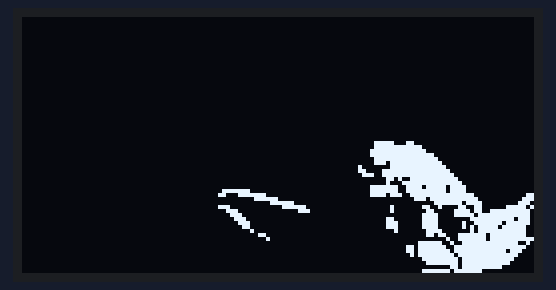
Bench run of a program on a simulated ESP32. On the bench: 128×64 one-colour display. What the program prints to the serial monitor is not drawn.

Above: at 2.1 s.

The program:

main.cpp
```cpp
#include <Arduino.h>

#include <Wire.h>
#include <Adafruit_GFX.h>
#include <Adafruit_SSD1306.h>

#define SCREEN_WIDTH 128
#define SCREEN_HEIGHT 64
#define OLED_RESET    -1
#define SCREEN_ADDRESS 0x3C  // Indirizzo I2C più comune per SSD1306

  // 'joda2', 128x64px
const unsigned char epd_bitmap_joda2 [] PROGMEM = {
	0x00, 0x00, 0x00, 0x00, 0x00, 0x00, 0x00, 0x00, 0x00, 0x00, 0x00, 0x00, 0x00, 0x00, 0x00, 0x00,
	0x00, 0x00, 0x00, 0x00, 0x00, 0x00, 0x00, 0x00, 0x00, 0x00, 0x00, 0x00, 0x00, 0x00, 0x00, 0x00,
	0x00, 0x00, 0x00, 0x00, 0x00, 0x00, 0x00, 0x00, 0x00, 0x00, 0x00, 0x00, 0x00, 0x00, 0x00, 0x00,
	0x00, 0x00, 0x00, 0x00, 0x00, 0x00, 0x00, 0x00, 0x00, 0x00, 0x00, 0x00, 0x00, 0x00, 0x00, 0x00,
	0x00, 0x00, 0x00, 0x00, 0x00, 0x00, 0x00, 0x00, 0x00, 0x00, 0x00, 0x00, 0x00, 0x00, 0x00, 0x00,
	0x00, 0x00, 0x00, 0x00, 0x00, 0x00, 0x00, 0x00, 0x00, 0x00, 0x00, 0x00, 0x00, 0x00, 0x00, 0x00,
	0x00, 0x00, 0x00, 0x00, 0x00, 0x00, 0x00, 0x00, 0x00, 0x00, 0x00, 0x00, 0x00, 0x00, 0x00, 0x00,
	0x00, 0x00, 0x00, 0x00, 0x00, 0x00, 0x00, 0x00, 0x00, 0x00, 0x00, 0x00, 0x00, 0x00, 0x00, 0x00,
	0x00, 0x00, 0x00, 0x00, 0x00, 0x00, 0x00, 0x00, 0x00, 0x00, 0x00, 0x00, 0x00, 0x00, 0x00, 0x00,
	0x00, 0x00, 0x00, 0x00, 0x00, 0x00, 0x00, 0x00, 0x00, 0x00, 0x00, 0x00, 0x00, 0x00, 0x00, 0x00,
	0x00, 0x00, 0x00, 0x00, 0x00, 0x00, 0x00, 0x00, 0x00, 0x00, 0x00, 0x00, 0x00, 0x00, 0x00, 0x00,
	0x00, 0x00, 0x00, 0x00, 0x00, 0x00, 0x00, 0x00, 0x00, 0x00, 0x00, 0x00, 0x00, 0x00, 0x00, 0x00,
	0x00, 0x00, 0x00, 0x00, 0x00, 0x00, 0x00, 0x00, 0x00, 0x00, 0x00, 0x00, 0x00, 0x00, 0x00, 0x00,
	0x00, 0x00, 0x00, 0x00, 0x00, 0x00, 0x00, 0x00, 0x00, 0x00, 0x00, 0x00, 0x00, 0x00, 0x00, 0x00,
	0x00, 0x00, 0x00, 0x00, 0x00, 0x00, 0x00, 0x00, 0x00, 0x00, 0x00, 0x00, 0x00, 0x00, 0x00, 0x00,
	0x00, 0x00, 0x00, 0x00, 0x00, 0x00, 0x00, 0x00, 0x00, 0x00, 0x00, 0x00, 0x00, 0x00, 0x00, 0x00,
	0x00, 0x00, 0x00, 0x00, 0x00, 0x00, 0x00, 0x00, 0x00, 0x00, 0x00, 0x00, 0x00, 0x00, 0x00, 0x00,
	0x00, 0x00, 0x00, 0x00, 0x00, 0x00, 0x00, 0x00, 0x00, 0x00, 0x00, 0x00, 0x00, 0x00, 0x00, 0x00,
	0x00, 0x00, 0x00, 0x00, 0x00, 0x00, 0x00, 0x00, 0x00, 0x00, 0x00, 0x00, 0x00, 0x00, 0x00, 0x00,
	0x00, 0x00, 0x00, 0x00, 0x00, 0x00, 0x00, 0x00, 0x00, 0x00, 0x00, 0x00, 0x00, 0x00, 0x00, 0x00,
	0x00, 0x00, 0x00, 0x00, 0x00, 0x00, 0x00, 0x00, 0x00, 0x00, 0x00, 0x00, 0x00, 0x00, 0x00, 0x00,
	0x00, 0x00, 0x00, 0x00, 0x00, 0x00, 0x00, 0x00, 0x00, 0x00, 0x00, 0x00, 0x00, 0x00, 0x00, 0x00,
	0x00, 0x00, 0x00, 0x00, 0x00, 0x00, 0x00, 0x00, 0x00, 0x00, 0x00, 0x00, 0x00, 0x00, 0x00, 0x00,
	0x00, 0x00, 0x00, 0x00, 0x00, 0x00, 0x00, 0x00, 0x00, 0x00, 0x00, 0x00, 0x00, 0x00, 0x00, 0x00,
	0x00, 0x00, 0x00, 0x00, 0x00, 0x00, 0x00, 0x00, 0x00, 0x00, 0x00, 0x00, 0x00, 0x00, 0x00, 0x00,
	0x00, 0x00, 0x00, 0x00, 0x00, 0x00, 0x00, 0x00, 0x00, 0x00, 0x00, 0x00, 0x00, 0x00, 0x00, 0x00,
	0x00, 0x00, 0x00, 0x00, 0x00, 0x00, 0x00, 0x00, 0x00, 0x00, 0x00, 0x00, 0x00, 0x00, 0x00, 0x00,
	0x00, 0x00, 0x00, 0x00, 0x00, 0x00, 0x00, 0x00, 0x00, 0x00, 0x00, 0x00, 0x00, 0x00, 0x00, 0x00,
	0x00, 0x00, 0x00, 0x00, 0x00, 0x00, 0x00, 0x00, 0x00, 0x00, 0x00, 0x00, 0x00, 0x00, 0x00, 0x00,
	0x00, 0x00, 0x00, 0x00, 0x00, 0x00, 0x00, 0x00, 0x00, 0x00, 0x00, 0x00, 0x00, 0x00, 0x00, 0x00,
	0x00, 0x00, 0x00, 0x00, 0x00, 0x00, 0x00, 0x00, 0x00, 0x00, 0x00, 0x00, 0x00, 0x00, 0x00, 0x00,
	0x00, 0x00, 0x00, 0x00, 0x00, 0x00, 0x00, 0x00, 0x00, 0x00, 0x00, 0xf8, 0xc0, 0x00, 0x00, 0x00,
	0x00, 0x00, 0x00, 0x00, 0x00, 0x00, 0x00, 0x00, 0x00, 0x00, 0x00, 0xff, 0xf0, 0x00, 0x00, 0x00,
	0x00, 0x00, 0x00, 0x00, 0x00, 0x00, 0x00, 0x00, 0x00, 0x00, 0x01, 0xff, 0xf8, 0x00, 0x00, 0x00,
	0x00, 0x00, 0x00, 0x00, 0x00, 0x00, 0x00, 0x00, 0x00, 0x00, 0x01, 0xff, 0xfe, 0x00, 0x00, 0x00,
	0x00, 0x00, 0x00, 0x00, 0x00, 0x00, 0x00, 0x00, 0x00, 0x00, 0x00, 0xff, 0xff, 0x00, 0x00, 0x00,
	0x00, 0x00, 0x00, 0x00, 0x00, 0x00, 0x00, 0x00, 0x00, 0x00, 0x00, 0xef, 0xff, 0x80, 0x00, 0x00,
	0x00, 0x00, 0x00, 0x00, 0x00, 0x00, 0x00, 0x00, 0x00, 0x00, 0x08, 0x0f, 0xff, 0xc0, 0x00, 0x00,
	0x00, 0x00, 0x00, 0x00, 0x00, 0x00, 0x00, 0x00, 0x00, 0x00, 0x0c, 0x3f, 0xff, 0xe0, 0x00, 0x00,
	0x00, 0x00, 0x00, 0x00, 0x00, 0x00, 0x00, 0x00, 0x00, 0x00, 0x07, 0x3f, 0xff, 0xf0, 0x00, 0x00,
	0x00, 0x00, 0x00, 0x00, 0x00, 0x00, 0x00, 0x00, 0x00, 0x00, 0x00, 0x1a, 0x7f, 0xf8, 0x00, 0x00,
	0x00, 0x00, 0x00, 0x00, 0x00, 0x00, 0x00, 0x00, 0x00, 0x00, 0x00, 0x11, 0xff, 0xfc, 0x00, 0x00,
	0x00, 0x00, 0x00, 0x00, 0x00, 0x00, 0x00, 0x00, 0x00, 0x00, 0x01, 0xfc, 0xf7, 0xde, 0x00, 0x00,
	0x00, 0x00, 0x00, 0x00, 0x00, 0x00, 0x3f, 0x80, 0x00, 0x00, 0x01, 0xfc, 0xff, 0xde, 0x00, 0x00,
	0x00, 0x00, 0x00, 0x00, 0x00, 0x00, 0x63, 0xf8, 0x00, 0x00, 0x01, 0xee, 0x7f, 0xff, 0x80, 0x03,
	0x00, 0x00, 0x00, 0x00, 0x00, 0x00, 0x00, 0x3f, 0x00, 0x00, 0x00, 0x00, 0x3b, 0xff, 0xc0, 0x07,
	0x00, 0x00, 0x00, 0x00, 0x00, 0x00, 0x00, 0x03, 0xf0, 0x00, 0x00, 0x00, 0x01, 0xfd, 0xe0, 0x0e,
	0x00, 0x00, 0x00, 0x00, 0x00, 0x00, 0x70, 0x00, 0x7e, 0x00, 0x00, 0x08, 0x0c, 0x86, 0x60, 0x7d,
	0x00, 0x00, 0x00, 0x00, 0x00, 0x00, 0x1c, 0x00, 0x07, 0x00, 0x00, 0x08, 0x06, 0x0f, 0x67, 0xfe,
	0x00, 0x00, 0x00, 0x00, 0x00, 0x00, 0x0e, 0x00, 0x00, 0x00, 0x00, 0x00, 0x0f, 0x0f, 0xbf, 0xfe,
	0x00, 0x00, 0x00, 0x00, 0x00, 0x00, 0x07, 0x00, 0x00, 0x00, 0x00, 0x18, 0x0f, 0x00, 0xff, 0xee,
	0x00, 0x00, 0x00, 0x00, 0x00, 0x00, 0x03, 0x80, 0x00, 0x00, 0x00, 0x1c, 0x0f, 0x02, 0x7f, 0x7e,
	0x00, 0x00, 0x00, 0x00, 0x00, 0x00, 0x01, 0x80, 0x00, 0x00, 0x00, 0x1c, 0x0f, 0x02, 0xbe, 0xfc,
	0x00, 0x00, 0x00, 0x00, 0x00, 0x00, 0x00, 0x40, 0x00, 0x00, 0x00, 0x04, 0x07, 0x80, 0xbf, 0xfc,
	0x00, 0x00, 0x00, 0x00, 0x00, 0x00, 0x00, 0x18, 0x00, 0x00, 0x00, 0x00, 0x06, 0xc7, 0xf7, 0xfc,
	0x00, 0x00, 0x00, 0x00, 0x00, 0x00, 0x00, 0x04, 0x00, 0x00, 0x00, 0x00, 0x00, 0x27, 0xf7, 0xff,
	0x00, 0x00, 0x00, 0x00, 0x00, 0x00, 0x00, 0x00, 0x00, 0x00, 0x00, 0x00, 0x1f, 0x93, 0xff, 0xf2,
	0x00, 0x00, 0x00, 0x00, 0x00, 0x00, 0x00, 0x00, 0x00, 0x00, 0x00, 0x00, 0xdf, 0xcf, 0xff, 0xfc,
	0x00, 0x00, 0x00, 0x00, 0x00, 0x00, 0x00, 0x00, 0x00, 0x00, 0x00, 0x00, 0xdf, 0xef, 0xff, 0xb8,
	0x00, 0x00, 0x00, 0x00, 0x00, 0x00, 0x00, 0x00, 0x00, 0x00, 0x00, 0x00, 0x5f, 0xf7, 0xff, 0xf0,
	0x00, 0x00, 0x00, 0x00, 0x00, 0x00, 0x00, 0x00, 0x00, 0x00, 0x00, 0x00, 0x0f, 0xfb, 0xff, 0xe0,
	0x00, 0x00, 0x00, 0x00, 0x00, 0x00, 0x00, 0x00, 0x00, 0x00, 0x00, 0x00, 0x07, 0xfb, 0xff, 0xc0,
	0x00, 0x00, 0x00, 0x00, 0x00, 0x00, 0x00, 0x00, 0x00, 0x00, 0x00, 0x00, 0x00, 0x1b, 0xff, 0x00,
	0x00, 0x00, 0x00, 0x00, 0x00, 0x00, 0x00, 0x00, 0x00, 0x00, 0x00, 0x00, 0x0f, 0xef, 0xe0, 0x00
};

// Array of all bitmaps for convenience. (Total bytes used to store images in PROGMEM = 1040)
const int epd_bitmap_allArray_LEN = 1;
const unsigned char* epd_bitmap_allArray[1] = {
	epd_bitmap_joda2
};


Adafruit_SSD1306 display(SCREEN_WIDTH, SCREEN_HEIGHT, &Wire, OLED_RESET);

void setup() {
  Wire.begin(18, 19); // SDA = 21, SCL = 22

  Serial.begin(115200);

  if (!display.begin(SSD1306_SWITCHCAPVCC, SCREEN_ADDRESS)) {
    Serial.println(F("SSD1306 non trovato! Controlla i collegamenti."));
    while (true);
  }

  display.clearDisplay();
  display.setTextSize(1);
  display.setTextColor(SSD1306_WHITE);
  display.setCursor(0, 0);
  display.println("cmon axel");
  display.display();
  Serial.println("setup complete...");

  display.clearDisplay();
  delay(2000);
}


void loop()
{
  display.drawBitmap(0, 0, epd_bitmap_joda2, 128, 64, WHITE);
  display.display();
}
```
